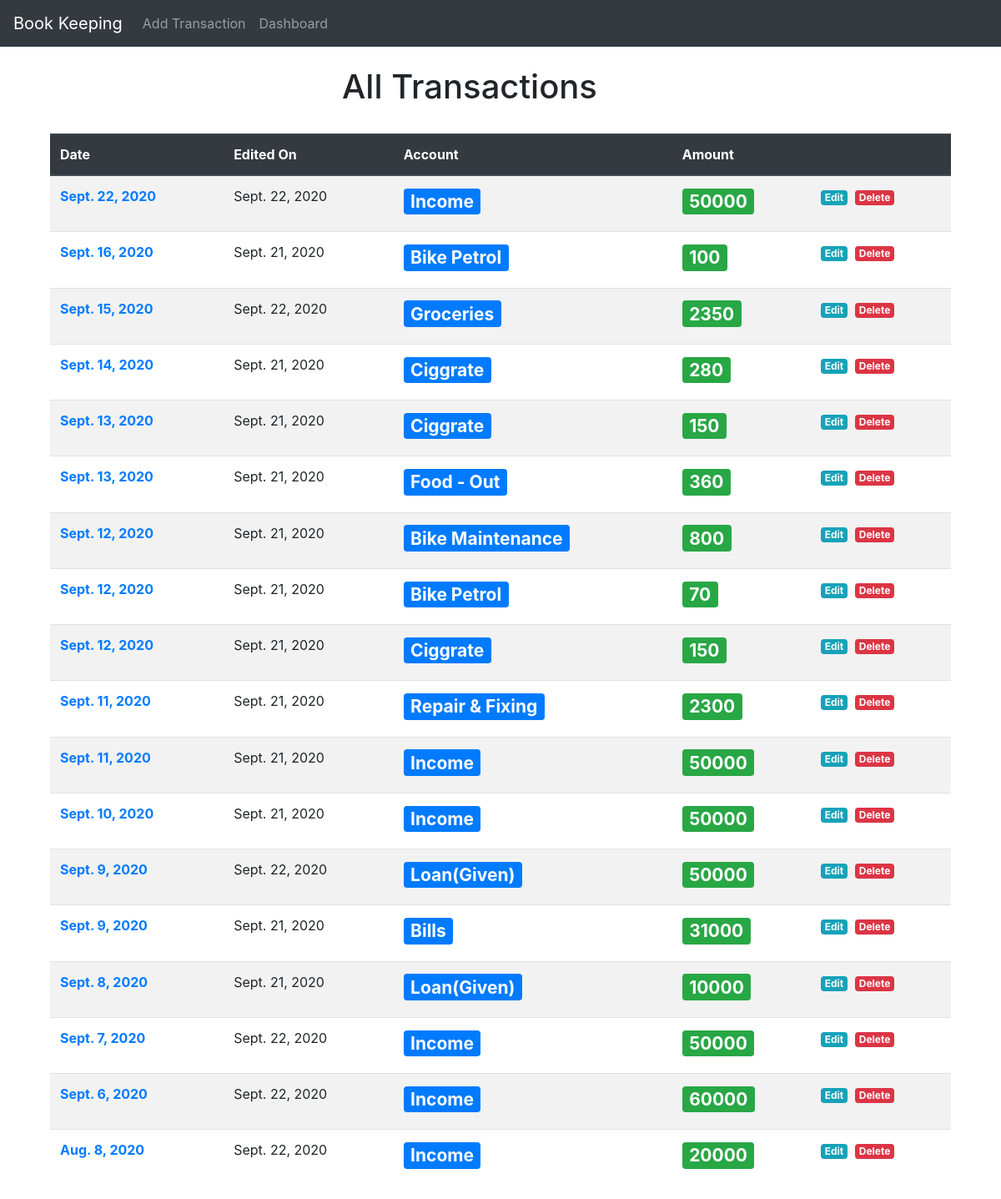
The page / on the database its author committed.
### records/models.py (models this page shows, shortened)
class Entry(models.Model):
	head = models.CharField(max_length=255)
	account = models.CharField(max_length=255)
	amount = models.IntegerField()
	reason = models.TextField(blank=True)
	date_created = models.DateField(auto_now_add = True)
	date_edited = models.DateField(auto_now= True)

### records/views.py (the view)
# urls.py: path('' , HomeView.as_view() , name="home"),
class HomeView(ListView):
	model = Entry
	template_name = 'home.html'
	ordering = ['-date_created']

### records/templates/home.html
{% extends 'base.html' %}
{% block content%}
<div class="row"><div class="col-md-4"></div><h1>All Transactions</h1></div>
<div class="pt-4 "></div>
<div class="container">
	<table class="table table-hover table-striped">
	  <thead  class="thead-dark">
	    <tr>
	      <th scope="col">Date</th>
	      <th scope="col">Edited On</th>
	      <th scope="col">Account</th>
	      <th scope="col">Amount</th>
	      <th scope="col"></th>
	    </tr>
	  </thead>
	  <tbody>
	  	{% for entry in object_list %}
	    <tr>
	      <th scope="row"><a href="{% url 'entrydetail' entry.pk %}">{{ entry.date_created}}</a></th>
	      <td>{{ entry.date_edited}}</td>
	      <td><h3><a href="{% url 'entrydetail' entry.pk %}" class="badge badge-primary">{{entry.account}}</a></h3></td>
	      <td><h3><a href="{% url 'entrydetail' entry.pk %}" class="badge badge-success">{{entry.amount}} </a></h3></td>
	      <td><a href="{% url 'editentry' entry.pk %}" class="badge badge-info ">Edit</a>&nbsp;&nbsp;<a href="{% url 'delentry' entry.pk %}" class="badge badge-danger"> Delete</a></td>
	    </tr>
	    {% endfor %}
	  </tbody>
	</table>
</div>
{% endblock %}

### records/templates/base.html (shortened to what this page needs)
<!doctype html>
<html lang="en">
  <head>
    <link rel="stylesheet" href="https://stackpath.bootstrapcdn.com/bootstrap/4.5.2/css/bootstrap.min.css">
  </head>
  <body>
       <nav class="navbar navbar-expand-lg navbar-dark bg-dark">
        <a class="navbar-brand" href="{% url 'home' %}">Book Keeping</a>
        <div class="collapse navbar-collapse" id="navbarSupportedContent">
          <ul class="navbar-nav mr-auto">
            <li class="nav-item">
              <a class="nav-link" href="{% url 'addentry' %}">Add Transaction</a>
            </li>
             <li class="nav-item">
              <a class="nav-link" href="{% url 'dashboard' %}">Dashboard </a>
            </li>
          </ul>
        </div>
      </nav>
      <br/>
      <div class="container">
          {% block content%}
          {% endblock %}
       </div>
  </body>
</html>

### rows shown on the page
Entry: date_created "Sept. 22, 2020", date_edited "Sept. 22, 2020", account "Income", amount "50000"
Entry: date_created "Sept. 16, 2020", date_edited "Sept. 21, 2020", account "Bike Petrol", amount "100"
Entry: date_created "Sept. 15, 2020", date_edited "Sept. 22, 2020", account "Groceries", amount "2350"
Entry: date_created "Sept. 14, 2020", date_edited "Sept. 21, 2020", account "Ciggrate", amount "280"
Entry: date_created "Sept. 13, 2020", date_edited "Sept. 21, 2020", account "Ciggrate", amount "150"
Entry: date_created "Sept. 13, 2020", date_edited "Sept. 21, 2020", account "Food - Out", amount "360"
Entry: date_created "Sept. 12, 2020", date_edited "Sept. 21, 2020", account "Bike Maintenance", amount "800"
Entry: date_created "Sept. 12, 2020", date_edited "Sept. 21, 2020", account "Bike Petrol", amount "70"
Entry: date_created "Sept. 12, 2020", date_edited "Sept. 21, 2020", account "Ciggrate", amount "150"
Entry: date_created "Sept. 11, 2020", date_edited "Sept. 21, 2020", account "Repair & Fixing", amount "2300"
Entry: date_created "Sept. 11, 2020", date_edited "Sept. 21, 2020", account "Income", amount "50000"
Entry: date_created "Sept. 10, 2020", date_edited "Sept. 21, 2020", account "Income", amount "50000"
Entry: date_created "Sept. 9, 2020", date_edited "Sept. 22, 2020", account "Loan(Given)", amount "50000"
Entry: date_created "Sept. 9, 2020", date_edited "Sept. 21, 2020", account "Bills", amount "31000"
Entry: date_created "Sept. 8, 2020", date_edited "Sept. 21, 2020", account "Loan(Given)", amount "10000"
Entry: date_created "Sept. 7, 2020", date_edited "Sept. 22, 2020", account "Income", amount "50000"
Entry: date_created "Sept. 6, 2020", date_edited "Sept. 22, 2020", account "Income", amount "60000"
Entry: date_created "Aug. 8, 2020", date_edited "Sept. 22, 2020", account "Income", amount "20000"
